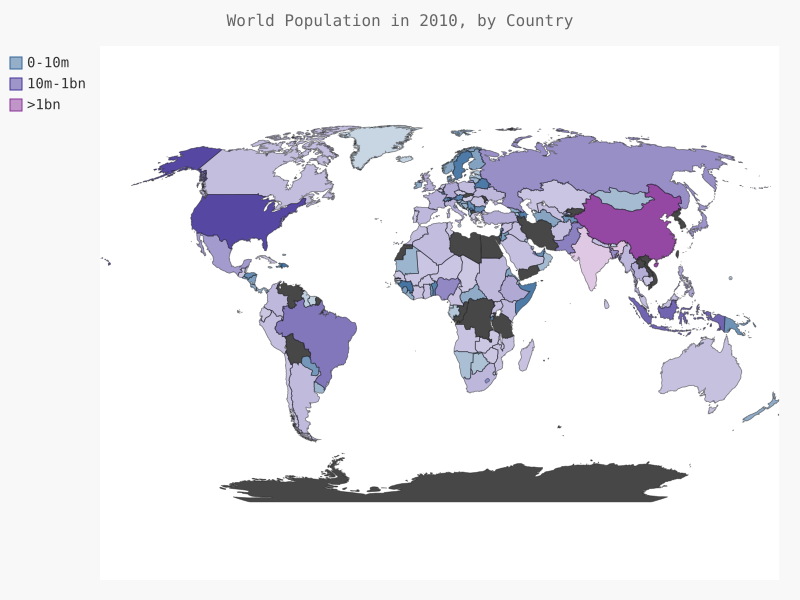

Write the Python code that produced this figure.
import json

import pygal
from pygal.style import LightColorizedStyle as LCS, RotateStyle as RS

from country_codes import get_country_code

# 将数据加载到列表中
filename = 'population_data.json'
with open(filename) as f:
    pop_data = json.load(f)

# 创建一个包含人口数量的字典
cc_populations = {}
for pop_dict in pop_data:
    if pop_dict['Year'] == '2010':
        country_name = pop_dict['Country Name']
        population = int(float(pop_dict['Value']))
        # 获取到国别码
        code = get_country_code(country_name)
        if code:
            # 如果返回了国别码，则将国别码和人口数量作为键和值填充字典
            cc_populations[code] = population

# 根据人口数量将所有国家分成三组
cc_pops_1, cc_pops_2, cc_pops_3 = {}, {}, {}
for cc, pop in cc_populations.items():
    if pop < 10000000:
        cc_pops_1[cc] = pop
    elif pop < 1000000000:
        cc_pops_2[cc] = pop
    else:
        cc_pops_3[cc] = pop

# 看看每组包含多少个国家
print(len(cc_pops_1), len(cc_pops_2), len(cc_pops_3))

wm_style = RS('#336699', base_style=LCS)
# 绘制世界地图
wm = pygal.Worldmap(style=wm_style)
wm.title = 'World Population in 2010, by Country'
wm.add('0-10m', cc_pops_1)
wm.add('10m-1bn', cc_pops_2)
wm.add('>1bn', cc_pops_3)

wm.render_to_file('world_population.svg')
